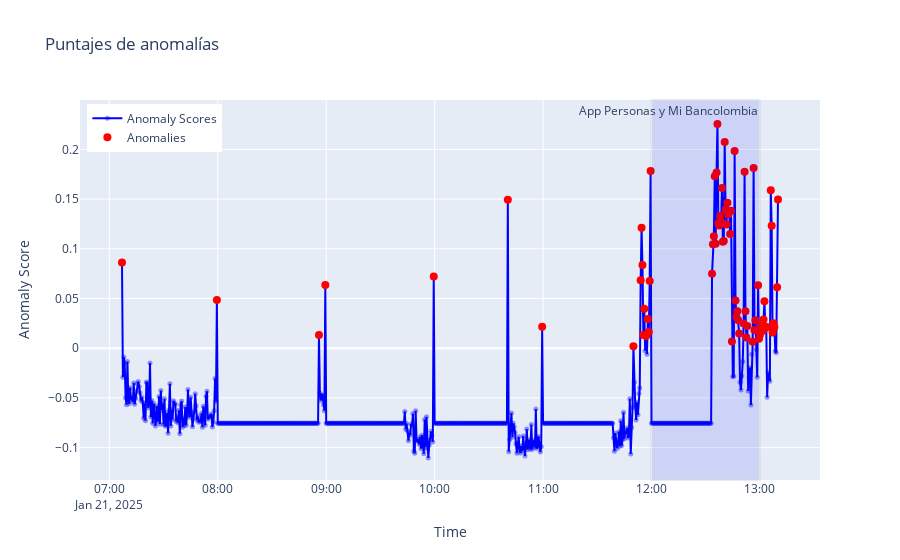

The code cell stored with this chart in its notebook:
### Code cell
colors = {'normal': 'blue', 'anomaly': 'red', 'incident': 'blue'}
#cambiar a normal, anomaly, incident
plots_if.plot_dynamic(colors=colors)
